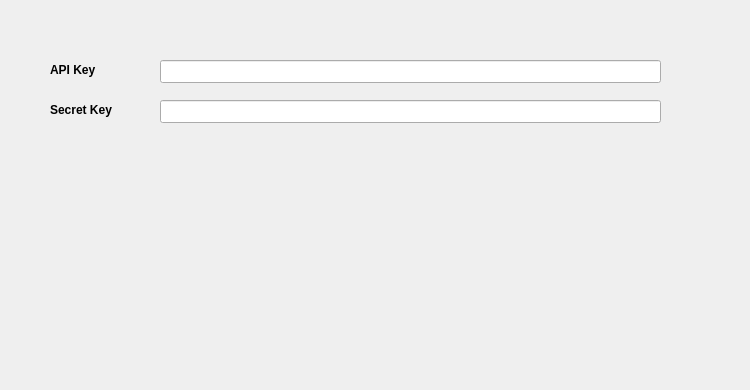
   <widget class="QWidget" name="ApiSettings">
    <attribute name="title">
     <string>Settings</string>
    </attribute>
    <widget class="QLabel" name="bittrex">
     <property name="geometry">
      <rect>
       <x>460</x>
       <y>300</y>
       <width>281</width>
       <height>81</height>
      </rect>
     </property>
     <property name="styleSheet">
      <string notr="true">opacity:0.4</string>
     </property>
     <property name="text">
      <string/>
     </property>
     <property name="pixmap">
      <pixmap>:/images/bittrex</pixmap>
     </property>
    </widget>
    <widget class="QtMaterialFlatButton" name="UpdateKeys" native="true">
     <property name="geometry">
      <rect>
       <x>460</x>
       <y>140</y>
       <width>201</width>
       <height>23</height>
      </rect>
     </property>
     <property name="text" stdset="0">
      <string>Update API Keys</string>
     </property>
     <property name="icon" stdset="0">
      <iconset resource="../onecommas.qrc">
       <normaloff>:/icons/bitcoin</normaloff>:/icons/bitcoin</iconset>
     </property>
    </widget>
    <widget class="QLabel" name="label_2">
     <property name="geometry">
      <rect>
       <x>50</x>
       <y>60</y>
       <width>81</width>
       <height>20</height>
      </rect>
     </property>
     <property name="font">
      <font>
       <weight>75</weight>
       <bold>true</bold>
      </font>
     </property>
     <property name="text">
      <string>API Key</string>
     </property>
    </widget>
    <widget class="QLineEdit" name="SecretKeyInput">
     <property name="geometry">
      <rect>
       <x>160</x>
       <y>100</y>
       <width>501</width>
       <height>23</height>
      </rect>
     </property>
    </widget>
    <widget class="QLineEdit" name="ApiKeyInput">
     <property name="geometry">
      <rect>
       <x>160</x>
       <y>60</y>
       <width>501</width>
       <height>23</height>
      </rect>
     </property>
     <property name="text">
      <string/>
     </property>
    </widget>
    <widget class="QLabel" name="label">
     <property name="geometry">
      <rect>
       <x>50</x>
       <y>100</y>
       <width>91</width>
       <height>20</height>
      </rect>
     </property>
     <property name="font">
      <font>
       <weight>75</weight>
       <bold>true</bold>
      </font>
     </property>
     <property name="text">
      <string>Secret Key</string>
     </property>
    </widget>
   </widget>
